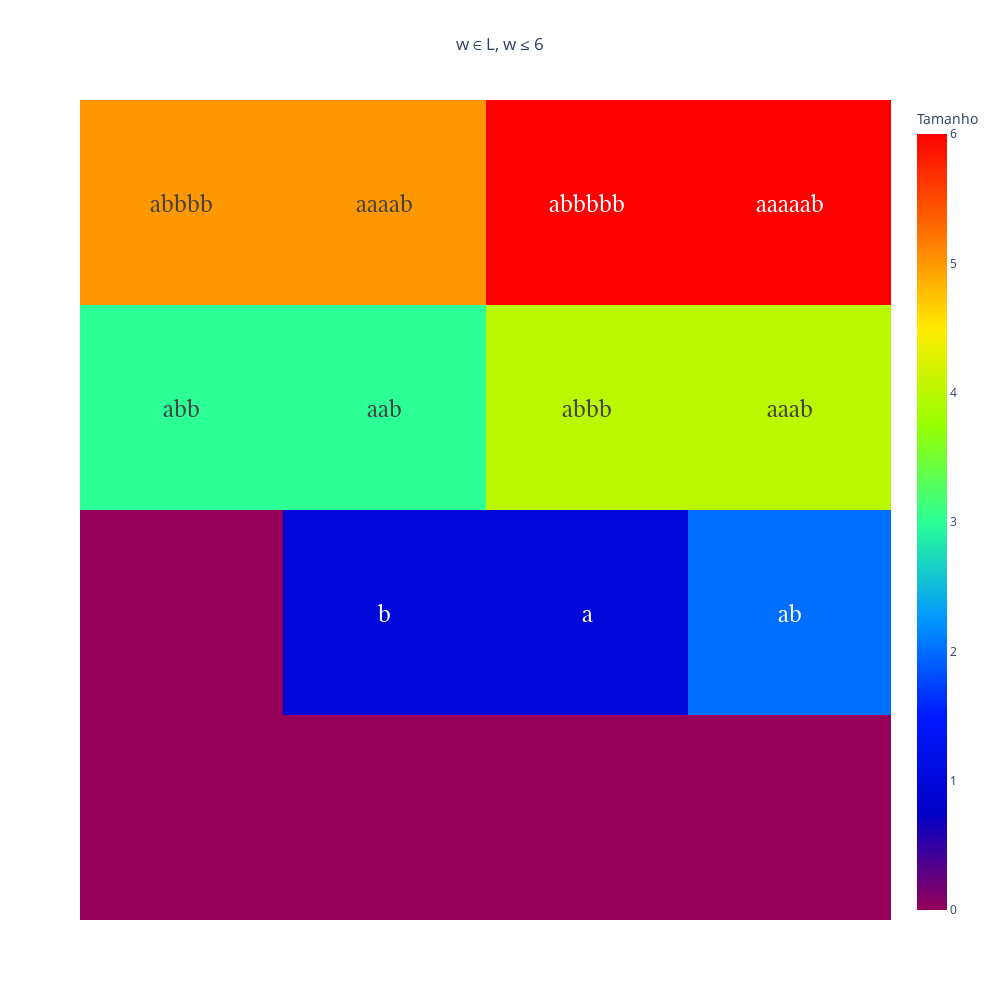

The notebook cell saved with this chart:
### Code cell
strings = generate_strings(alphabet={'a', 'b'}, size=6)
matches = apply_mask(pattern=r"^((a*b)|(ab*))$", strings=strings)

string_heatmap(
    strings=[key for key, value in matches.items() if value],
    title="w ∈ L, w ≤ 6",
    figsize=(1000, 1000), fontsize=25, filename="results/1c.svg"
)

### Figure 1 — Plotly figure (JSON) as saved in the notebook; plotly's stock layout.template omitted (floating-point values rounded to 4 significant figures)
{"data": [{"colorbar": {"title": {"text": "Tamanho"}}, "colorscale": [[0.0, "rgb(150,0,90)"], [0.125, "rgb(0,0,200)"], [0.25, "rgb(0,25,255)"], [0.375, "rgb(0,152,255)"], [0.5, "rgb(44,255,150)"], [0.625, "rgb(151,255,0)"], [0.75, "rgb(255,234,0)"], [0.875, "rgb(255,111,0)"], [1.0, "rgb(255,0,0)"]], "showscale": true, "text": [["", "", "", ""], ["", "b", "a", "ab"], ["abb", "aab", "abbb", "aaab"], ["abbbb", "aaaab", "abbbbb", "aaaaab"]], "textfont": {"family": "monospace", "size": 25}, "texttemplate": "%{text}", "z": [["0", "0", "0", "0"], ["0", "1", "1", "2"], ["3", "3", "4", "4"], ["5", "5", "6", "6"]], "type": "heatmap"}], "layout": {"xaxis": {"anchor": "y", "domain": [0.0, 1.0], "showticklabels": false, "showgrid": false}, "yaxis": {"anchor": "x", "domain": [0.0, 1.0], "showticklabels": false, "showgrid": false}, "title": {"text": "w ∈ L, w ≤ 6", "x": 0.5}, "width": 1000, "height": 1000}}
